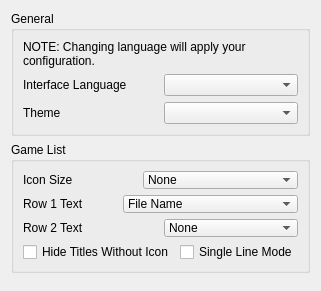
<?xml version="1.0" encoding="UTF-8"?>
<ui version="4.0">
 <class>ConfigureUi</class>
 <widget class="QWidget" name="ConfigureUi">
  <property name="windowTitle">
   <string>Form</string>
  </property>
  <property name="geometry">
   <rect>
    <x>0</x>
    <y>0</y>
    <width>290</width>
    <height>280</height>
   </rect>
  </property>
  <layout class="QVBoxLayout" name="verticalLayout">
   <item>
    <widget class="QGroupBox" name="general_groupBox">
     <property name="title">
      <string>General</string>
     </property>
     <layout class="QHBoxLayout" name="horizontalLayout">
      <item>
       <layout class="QVBoxLayout" name="verticalLayout_2">
        <item>
         <widget class="QLabel" name="label_change_language_info">
          <property name="text">
           <string>&lt;html&gt;&lt;head/&gt;&lt;body&gt;&lt;p&gt;NOTE: Changing language will apply your configuration.&lt;/p&gt;&lt;/body&gt;&lt;/html&gt;</string>
          </property>
          <property name="wordWrap">
           <bool>true</bool>
          </property>
         </widget>
        </item>
        <item>
         <layout class="QHBoxLayout" name="horizontalLayout_2">
          <item>
           <widget class="QLabel" name="language_label">
            <property name="text">
             <string>Interface Language</string>
            </property>
           </widget>
          </item>
          <item>
           <widget class="QComboBox" name="language_combobox"/>
          </item>
         </layout>
        </item>
        <item>
         <layout class="QHBoxLayout" name="horizontalLayout_3">
          <item>
           <widget class="QLabel" name="theme_label">
            <property name="text">
             <string>Theme</string>
            </property>
           </widget>
          </item>
          <item>
           <widget class="QComboBox" name="theme_combobox"/>
          </item>
         </layout>
        </item>
       </layout>
      </item>
     </layout>
    </widget>
   </item>
   <item>
    <widget class="QGroupBox" name="game_list_groupBox">
     <property name="title">
      <string>Game List</string>
     </property>
     <layout class="QHBoxLayout" name="horizontalLayout_4">
      <item>
       <layout class="QVBoxLayout" name="verticalLayout_3">
        <item>
         <layout class="QHBoxLayout" name="horizontalLayout_5">
          <item>
           <widget class="QLabel" name="icon_size_label">
            <property name="text">
             <string>Icon Size</string>
            </property>
           </widget>
          </item>
          <item>
           <widget class="QComboBox" name="icon_size_combobox">
            <item>
             <property name="text">
              <string>None</string>
             </property>
            </item>
            <item>
             <property name="text">
              <string>Small (24x24)</string>
             </property>
            </item>
            <item>
             <property name="text">
              <string>Large (48x48) (default)</string>
             </property>
            </item>
           </widget>
          </item>
         </layout>
        </item>
        <item>
         <layout class="QHBoxLayout" name="horizontalLayout_6">
          <item>
           <widget class="QLabel" name="row_1_text_label">
            <property name="text">
             <string>Row 1 Text</string>
            </property>
           </widget>
          </item>
          <item>
           <widget class="QComboBox" name="row_1_text_combobox">
            <item>
             <property name="text">
              <string>File Name</string>
             </property>
            </item>
            <item>
             <property name="text">
              <string>Full Path</string>
             </property>
            </item>
            <item>
             <property name="text">
              <string>Title Name (short) (default)</string>
             </property>
            </item>
            <item>
             <property name="text">
              <string>Title ID</string>
             </property>
            </item>
            <item>
             <property name="text">
              <string>Title Name (long)</string>
             </property>
            </item>
           </widget>
          </item>
         </layout>
        </item>
        <item>
         <layout class="QHBoxLayout" name="horizontalLayout_7">
          <item>
           <widget class="QLabel" name="row_2_text_label">
            <property name="text">
             <string>Row 2 Text</string>
            </property>
           </widget>
          </item>
          <item>
           <widget class="QComboBox" name="row_2_text_combobox">
            <item>
             <property name="text">
              <string>None</string>
             </property>
            </item>
            <item>
             <property name="text">
              <string>File Name (default)</string>
             </property>
            </item>
            <item>
             <property name="text">
              <string>Full Path</string>
             </property>
            </item>
            <item>
             <property name="text">
              <string>Title Name (short)</string>
             </property>
            </item>
            <item>
             <property name="text">
              <string>Title ID</string>
             </property>
            </item>
            <item>
             <property name="text">
              <string>Title Name (long)</string>
             </property>
            </item>
           </widget>
          </item>
         </layout>
        </item>
        <item>
         <layout class="QGridLayout" name="gridLayout_0"> 
          <item row="1" column="0">
           <widget class="QCheckBox" name="toggle_hide_no_icon">
            <property name="text">
             <string>Hide Titles Without Icon</string>
            </property>
           </widget>
          </item>
          <item row="1" column="1">
           <widget class="QCheckBox" name="toggle_single_line_mode">
            <property name="text">
             <string>Single Line Mode</string>
            </property>
           </widget>
          </item>
         </layout>
        </item>
       </layout>
      </item>
     </layout>
    </widget>
   </item>
   <item>
    <spacer>
     <property name="orientation">
      <enum>Qt::Vertical</enum>
     </property>
    </spacer>
   </item>
  </layout>
 </widget>
 <resources/>
 <connections/>
</ui>
